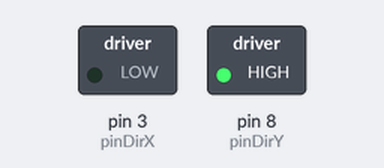
Simulated run of this sketch. Board: Arduino Uno, built with avr-gcc and run on an emulated ATmega328P. On the bench: switched loads named in the sketch (green lamp = pin HIGH). Pins used as bus, display or sensor lines are not drawn.

Above: at 0.9 s.
At 6.5 s:
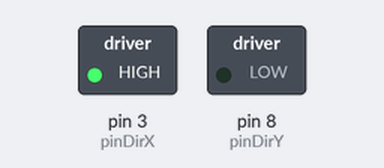
Timing chart, 0 to 8.6 s (numbered marks = the images above):
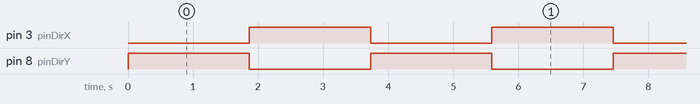

Measured:
- by itself, pin 3 (pinDirX), pin 8 (pinDirY): alternates HIGH for 1.9 s and LOW for 1.9 s

The sketch:

test_motors.ino
```cpp
/*
   Programa test de motores
*/

//X
const int pinDirX = 3;
const int pinStepsX = 2;
const int pinResetX = 7;
//Y
const int pinDirY = 8;
const int pinStepsY = 9;
const int pinResetY = 13;

//variables correspondientes al motor
int speedXY = 5;
long pasos = 40000;


void setup() {
  pinMode(pinStepsX, OUTPUT);
  pinMode(pinDirX, OUTPUT);
  pinMode(pinResetX, OUTPUT);
  pinMode(pinStepsY, OUTPUT);
  pinMode(pinDirY, OUTPUT);
  pinMode(pinResetY, OUTPUT);
  digitalWrite(pinResetX, LOW);
  digitalWrite(pinResetY, LOW);
  digitalWrite(12, LOW);
  digitalWrite(11, LOW);
  digitalWrite(10, LOW);
  digitalWrite(6, LOW);
  digitalWrite(5, LOW);
  digitalWrite(4, LOW);

  }

void loop() {
 Movimiento2();


}
void Movimiento1(){

  for(int i = 0; i < pasos; i++){
    arriba();
    izquierda();
    }
  for(int i = 0; i < pasos; i++){
    abajo();
    derecha();
    }
}
void Movimiento2(){

  for(int i = 0; i < pasos; i++){
    abajo();
    derecha();
    }

  for(int i = 0; i < pasos; i++){
    arriba();
    izquierda();
    }
  }

void moveMotor(int pinStep, int velocidad) {
  digitalWrite(pinStep, HIGH);
  delayMicroseconds(velocidad);
  digitalWrite(pinStep, LOW);
  delayMicroseconds(velocidad);
}

void derecha() {
  digitalWrite(pinDirX, LOW);
  moveMotor(pinStepsX, speedXY);
}

void izquierda() {
  digitalWrite(pinDirX, HIGH);
  moveMotor(pinStepsX, speedXY);
}

void arriba() {
  digitalWrite(pinDirY, LOW);
  moveMotor(pinStepsY, speedXY);
}

void abajo() {
  digitalWrite(pinDirY, HIGH);
  moveMotor(pinStepsY, speedXY);
}
```
